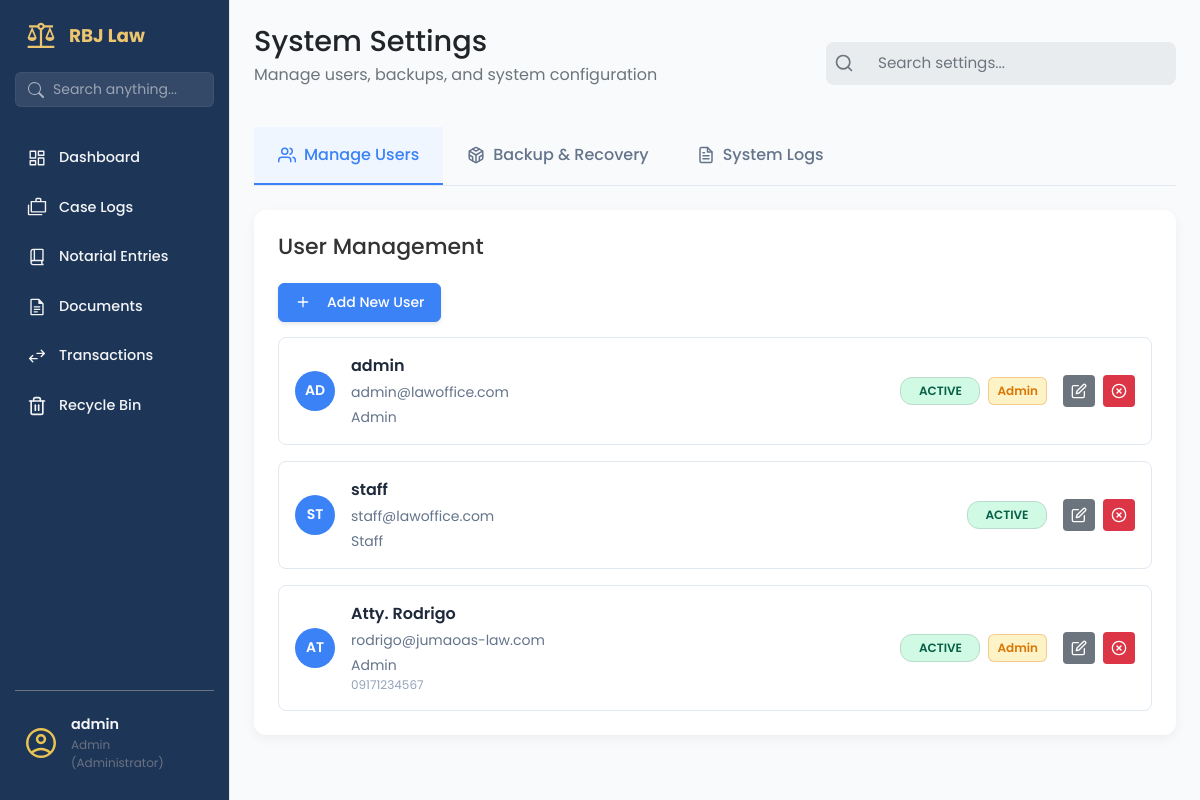
The app's page /settings (signed in), older data.
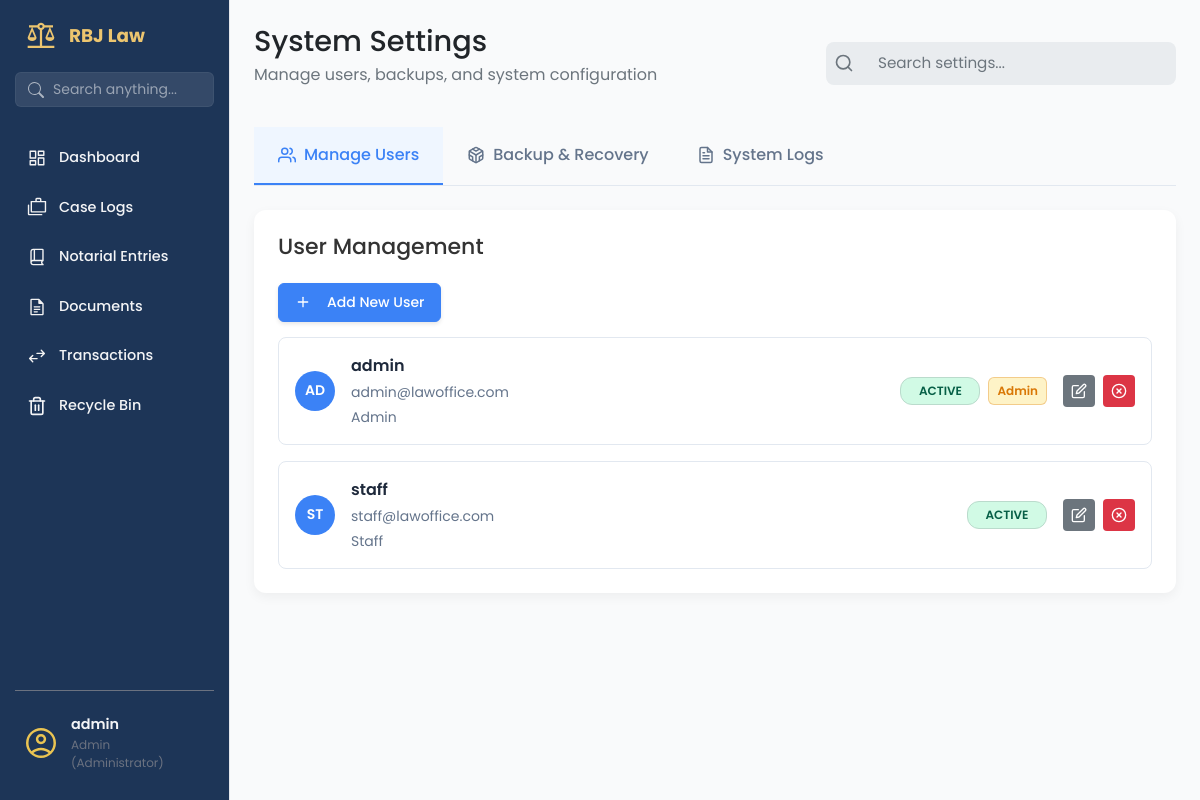
The same page, newer data.
### app/models/user_model.py (models this page shows, shortened)
class User(UserMixin, db.Model):
    __tablename__ = 'users'
    id = db.Column(db.Integer, primary_key=True)
    username = db.Column(db.String(80), unique=True, nullable=False, index=True)
    email = db.Column(db.String(120), unique=True, nullable=False)
    password_hash = db.Column(db.String(128), nullable=False)
    contact_number = db.Column(db.String(20), nullable=True)
    first_name = db.Column(db.String(100), nullable=True)
    middle_name = db.Column(db.String(100), nullable=True)
    last_name = db.Column(db.String(100), nullable=True)
    birth_date = db.Column(db.Date, nullable=True)
    gender = db.Column(db.String(20), nullable=True)
    address = db.Column(db.String(255), nullable=True)
    role = db.Column(db.String(50), default='attorney', nullable=False)
    is_active = db.Column(db.Boolean, default=True, nullable=False)
    is_admin = db.Column(db.Boolean, default=False, nullable=False)
    created_at = db.Column(db.DateTime, default=datetime.utcnow)
    updated_at = db.Column(db.DateTime, default=datetime.utcnow, onupdate=datetime.utcnow)

### app/routes/settings_route.py (the view)
@settings_bp.route('')
@login_required
def settings_page():
    users = []
    if current_user.is_admin:
        users = get_all_users()
    system_logs = []
    if current_user.is_admin:
        system_logs = SystemLogService.get_recent_logs(limit=50)
    return render_template('settings_page.html',
                         users=users,
                         system_logs=system_logs)

### app/services/system_log_service.py (called while the page is built)
    @staticmethod
    def get_recent_logs(limit=50):
        return SystemLog.query.order_by(SystemLog.timestamp.desc()).limit(limit).all()

### app/services/user_service.py (called while the page is built)
def get_all_users():
    try:
        return User.query.all()
    except SQLAlchemyError as e:
        logging.error(f"Error fetching all users: {e}")
        return []

### app/templates/settings_page.html (shortened to what this page needs)
{% extends "base.html" %}
{% block content %}
<main class="dashboard-content">
    <header class="dashboard-header">
        <div>
            <h1>System Settings</h1>
            <p>Manage users, backups, and system configuration</p>
        </div>
        <div class="search-bar">
            <svg class="search-bar__icon" xmlns="http://www.w3.org/2000/svg" width="20" height="20"
                viewBox="0 0 24 24" fill="none" stroke="currentColor" stroke-width="2" stroke-linecap="round"
                stroke-linejoin="round">
                <circle cx="11" cy="11" r="8"></circle>
                <line x1="21" y1="21" x2="16.65" y2="16.65"></line>
            </svg>
            <input class="search-bar__input" type="text" placeholder="Search settings...">
        </div>
    </header>
    <nav class="settings-tabs">
        <div class="settings-tabs__container">
            <button class="settings-tab active" data-tab="users">
                Manage Users
            </button>
            <button class="settings-tab" data-tab="backup">
                Backup & Recovery
            </button>
            {% if current_user.is_admin %}
            <button class="settings-tab" data-tab="logs">
                System Logs
            </button>
            {% endif %}
        </div>
    </nav>
    <section class="settings-content">
        <div id="users-tab" class="settings-tab-content active">
            {% include "settings/users_tab.html" %}
        </div>
    </section>
</main>
{% endblock %}

### app/templates/base.html (shortened to what the changed rows need)
<!DOCTYPE html>
<html lang="en">
<head>
    <link rel="stylesheet" href="{{ url_for('static', filename='vendor/bootstrap/css/bootstrap.min.css') }}">
    <link rel="stylesheet" href="{{ url_for('static', filename='css/main.css') }}">
    <link rel="stylesheet" href="{{ url_for('static', filename='css/sidebar.css') }}">
</head>
<body data-auth="{{ 'true' if current_user.is_authenticated else 'false' }}">
    <aside class="sidebar">
        <div class="sidebar-header">
            <h2>RBJ Law</h2>
        </div>
        <div class="sidebar-footer">
            <button class="avatar-btn" id="avatarBtn">
                <div class="user-info">
                    <span class="user-name">
                        {{ current_user.username }}
                    </span>
                    <span class="user-role">
                        {{ current_user.role|title }}
                        {% if current_user.is_admin %} (Administrator){% endif %}
                    </span>
                </div>
            </button>
        </div>
    </aside>
    <div class="page-container">
        {% block content %}
        {% endblock %}
</body>
</body>
</html>
</html>

### app/templates/settings/users_tab.html (shortened to what this page needs)
<div class="panel-card">
    <header class="panel-card__header">
        <h3 class="panel-card__title">User Management</h3>
        <button class="btn btn-primary" onclick="openCreateUserModal()">
            <svg class="btn-icon-left" xmlns="http://www.w3.org/2000/svg" width="16" height="16" viewBox="0 0 24 24"
                fill="none" stroke="currentColor" stroke-width="2" stroke-linecap="round" stroke-linejoin="round">
                <line x1="12" y1="5" x2="12" y2="19"></line>
                <line x1="5" y1="12" x2="19" y2="12"></line>
            </svg>
            Add New User
        </button>
    </header>
    <div class="panel-card__body">
        <div class="user-list">
            {% for user in users %}
            <div class="user-item" data-user-id="{{ user.id }}">
                <div class="user-item__info">
                    <div class="user-item__avatar">{{ user.username[:2].upper() }}</div>
                    <div>
                        <p class="user-item__name">{{ user.username }}</p>
                        <p class="user-item__email">{{ user.email }}</p>
                        <span class="user-item__role">{{ user.role|title }}</span>
                        {% if user.contact_number %}
                        <span class="user-item__contact">{{ user.contact_number }}</span>
                        {% endif %}
                    </div>
                </div>
                <div class="user-item__status">
                    <span class="status-tag status-tag--{% if user.is_active %}active{% else %}inactive{% endif %}">
                        {% if user.is_active %}Active{% else %}Inactive{% endif %}
                    </span>
                    {% if user.is_admin %}
                    <span class="badge badge--admin">Admin</span>
                    {% endif %}
                </div>
                <div class="user-item__actions">
                    <a href="{{ url_for('admin.edit_user', user_id=user.id) }}" class="btn-action btn-action--secondary"
                        title="Edit">
                    </a>
                    {% if user.is_active %}
                    <button class="btn-action btn-action--danger" title="Deactivate"
                        onclick="deactivateUser('{{ user.id }}', '{{ user.username }}')">
                        <svg xmlns="http://www.w3.org/2000/svg" width="16" height="16" viewBox="0 0 24 24" fill="none"
                            stroke="currentColor" stroke-width="2" stroke-linecap="round" stroke-linejoin="round">
                            <circle cx="12" cy="12" r="10"></circle>
                            <line x1="15" y1="9" x2="9" y2="15"></line>
                            <line x1="9" y1="9" x2="15" y2="15"></line>
                        </svg>
                    </button>
                    {% endif %}
                </div>
            </div>
            {% endfor %}
        </div>
    </div>
</div>

Row changes from the older to the newer data that the page shows:
removed User: username "AT", username "Atty. Rodrigo", email "rodrigo@jumaoas-law.com", role "Admin", contact_number "09171234567", is_active "ACTIVE", is_admin "Admin"
